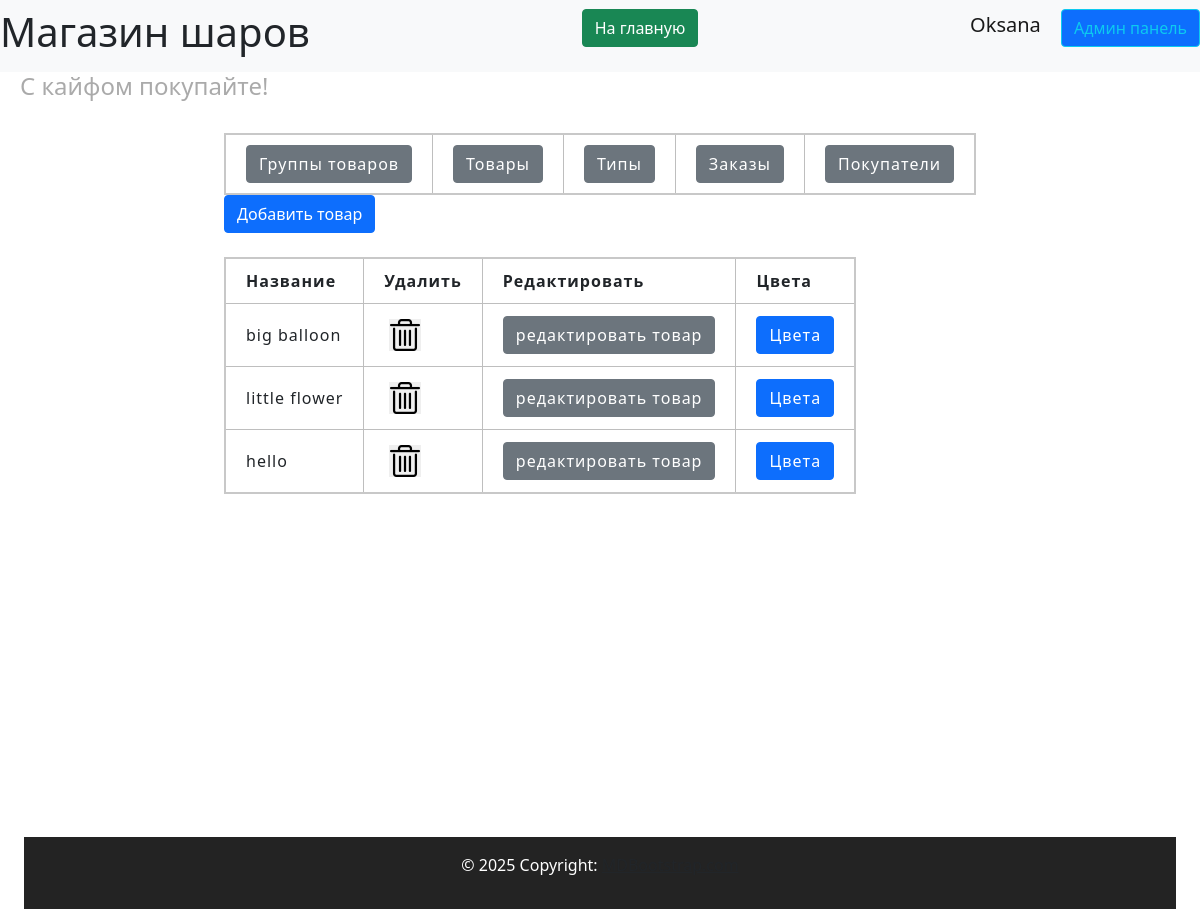
Screenshot of /admin/productsgroups (signed in) with the database file from the repository.
### data/users.py (models this page shows, shortened)
class User(SqlAlchemyBase, UserMixin, SerializerMixin):
    __tablename__ = 'users'
    id = sqlalchemy.Column(sqlalchemy.Integer,
                           primary_key=True, autoincrement=True)
    name = sqlalchemy.Column(sqlalchemy.String, nullable=True)
    tel = sqlalchemy.Column(sqlalchemy.String, nullable=True)
    email = sqlalchemy.Column(sqlalchemy.String,
                              index=True, unique=True, nullable=True)
    hashed_password = sqlalchemy.Column(sqlalchemy.String, nullable=True)
    created_date = sqlalchemy.Column(sqlalchemy.DateTime,
                                     default=datetime.datetime.now)
    basket = sqlalchemy.Column(sqlalchemy.String, default='{}')
    admin = sqlalchemy.Column(sqlalchemy.Boolean, default=False)
    tg_id = sqlalchemy.Column(sqlalchemy.String, nullable=True)
    confirmed = sqlalchemy.Column(sqlalchemy.Boolean, default=False)
    address = sqlalchemy.Column(sqlalchemy.String, nullable=True)
    orders = orm.relationship("Order", back_populates='user')

### data/products_group.py (models this page shows, shortened)
class ProductGroup(SqlAlchemyBase, SerializerMixin):
    __tablename__ = 'product_group'
    id = sqlalchemy.Column(sqlalchemy.Integer,
                           primary_key=True, autoincrement=True)
    title = sqlalchemy.Column(sqlalchemy.String, nullable=True)
    description = sqlalchemy.Column(sqlalchemy.String, nullable=True)
    type = sqlalchemy.Column(sqlalchemy.Integer, sqlalchemy.ForeignKey("types.id"))
    type_relation = orm.relationship('Types')
    products = orm.relationship("Products", back_populates='product_group')

### server.py (the view)
@app.route('/admin/productsgroups', methods=['GET', 'POST'])
@login_required
def admin_productsgroup():
    if current_user.admin:
        db_sess = db_session.create_session()
        productgroups = db_sess.query(ProductGroup).all()
        return render_template('pages/admin_product_groups.html', title='Админ панель',
                               productgroups=productgroups)
    else:
        return render_template('pages/no_rights.html')

### data/db_session.py (called while the page is built)
def create_session() -> Session:
    global __factory
    return __factory()

### server.py (called while the page is built)
@login_manager.user_loader
def load_user(user_id):
    db_sess = db_session.create_session()
    return db_sess.query(User).get(user_id)

### templates/pages/admin_product_groups.html
{% extends "pages/base_admin.html" %}
{% block admincontent %}
<div>
    {% if current_user.is_authenticated %}
    <a href="/admin/add-productgroup" class="btn btn-primary">Добавить товар</a>
    {% endif %}
</div>
<br>
<div>
    <table>
        <tr>
            <th>Название</th>
            <th>Удалить</th>
            <th>Редактировать</th>
            <th>Цвета</th>
        </tr>
        {% for productgroup in productgroups %}
        <tr>
            <td>{{ productgroup.title }}</td>
            <td>
                <button type="submit" onclick="show_me({{productgroup.id}}, 'productgroup');" class="delete-button">
                </button>
            </td>
            <td>
                <a href="/admin/edit-productgroup/{{productgroup.id}}" class="btn btn-secondary">редактировать товар</a>
            </td>
            <td>
                <a href="/admin/products-productgroup/{{productgroup.id}}" class="btn btn-primary">Цвета</a>
            </td>
        </tr>
        {% endfor %}
    </table>
</div>
{% endblock %}

### templates/includes/header.html
<header>
    <nav class="navbar navbar-light bg-light">
        <h1> Магазин шаров</h1>
        <p align="right">
            <a href="/index" class="btn btn-success"> На главную </a>
        </p>
        {% if current_user.is_authenticated %}
        <p align="right">
            <a class="navbar-brand" href="/logout">{{ current_user.name }}</a>
            {% if current_user.admin%}
            <a class="btn btn-primary btn btn-outline-info mr-2" href="/admin/products">Админ панель</a>
            {% endif %}
            {% else %}
        <p align="right">
            <a class="btn btn-primary " href="/register">Зарегистрироваться</a>
            <a class="btn btn-success" href="/login">Войти</a>
        </p>
        {% endif %}
    </nav>
    <h4 align="left">С кайфом покупайте!</h4>
</header>

### static/css/header.css (style rules this page uses)
:root { --main-color: #0179FA; --second-color: white; }

### static/css/footer.css (style rules this page uses)
:root { --main-color: #111111; --second-color: white; }

### static/css/style.css (style rules this page uses)
:root { --main-color: #0179FA; --second-color: #ffffff; --thirdly_color: #629ee3; }
body { background-color: var(--second-color); }

### static/css/mystyle.css (style rules this page uses)
html { --firstly-color: white; --secondary-color: rgba(91, 82, 212, 0.837); --thirdly-color: rgb(99, 96, 105); --fourly-color: rgb(144, 182, 242); --black: rgb(35, 35, 35); --dark-blue: #12191D; --white: #FFFFFF; --green: #33FF00; --caribbean: #00E197; --light-green: #8EEF8C; --turquoise: #12EEFF; --pink: #F053D5; --red: #FE785A; --gray-900: #0C1114; --gray-700: #242A2C; --gray-650: #495257; --gray-600: #424B4F; --gray-500: #495257; --gray-300: #8D979E; --gray-200: #ACB4B9; --gray-150: #AEB6BB; --gray-100: #EEF1F3; --gray-50: #F6F8F9; }
h4 { padding-left: 20px; color: #aaaaaa; }
.delete-button { width: 4vh; height: 4vh; border: none; background-image: url('../img/system/admin_del_item.png'); background-size: cover; margin: 5px 5px; }
table { border-collapse: collapse; border: 2px solid rgb(200, 200, 200); letter-spacing: 1px; }
td, th { border: 1px solid rgb(190, 190, 190); padding: 10px 20px; }
body { margin: 0; padding: 0; text-align: center; }

### rows the page displays
User: name "Oksana"
ProductGroup: title "big balloon"
ProductGroup: title "little flower"
ProductGroup: title "hello"
